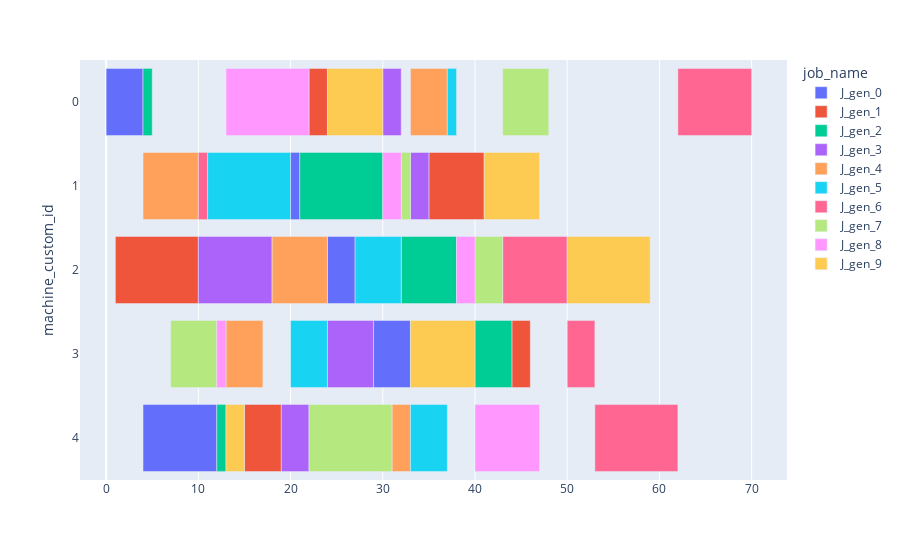

Here is the notebook cell this chart was saved with:
### Code cell
fig = dispatcher.draw_gantt_chart(use_custom_proc_station_id=True, sort_by_proc_station=True)

### Figure 1 — Plotly figure (JSON) as saved in the notebook; plotly's stock layout.template omitted (floating-point values rounded to 4 significant figures)
{"data": [{"alignmentgroup": "True", "base": [0, 20, 24, 29, 4], "hovertemplate": "job_name=J_gen_0<br>start_time=%{base}<br>end_time=%{x}<br>machine_custom_id=%{y}<extra></extra>", "legendgroup": "J_gen_0", "marker": {"color": "#636efa", "pattern": {"shape": ""}}, "name": "J_gen_0", "offsetgroup": "J_gen_0", "orientation": "h", "showlegend": true, "textposition": "auto", "type": "bar", "x": [4, 1, 3, 4, 8], "xaxis": "x", "y": [0, 1, 2, 3, 4], "yaxis": "y"}, {"alignmentgroup": "True", "base": [22, 35, 1, 44, 15], "hovertemplate": "job_name=J_gen_1<br>start_time=%{base}<br>end_time=%{x}<br>machine_custom_id=%{y}<extra></extra>", "legendgroup": "J_gen_1", "marker": {"color": "#EF553B", "pattern": {"shape": ""}}, "name": "J_gen_1", "offsetgroup": "J_gen_1", "orientation": "h", "showlegend": true, "textposition": "auto", "type": "bar", "x": [2, 6, 9, 2, 4], "xaxis": "x", "y": [0, 1, 2, 3, 4], "yaxis": "y"}, {"alignmentgroup": "True", "base": [4, 21, 32, 40, 12], "hovertemplate": "job_name=J_gen_2<br>start_time=%{base}<br>end_time=%{x}<br>machine_custom_id=%{y}<extra></extra>", "legendgroup": "J_gen_2", "marker": {"color": "#00cc96", "pattern": {"shape": ""}}, "name": "J_gen_2", "offsetgroup": "J_gen_2", "orientation": "h", "showlegend": true, "textposition": "auto", "type": "bar", "x": [1, 9, 6, 4, 1], "xaxis": "x", "y": [0, 1, 2, 3, 4], "yaxis": "y"}, {"alignmentgroup": "True", "base": [30, 33, 10, 24, 19], "hovertemplate": "job_name=J_gen_3<br>start_time=%{base}<br>end_time=%{x}<br>machine_custom_id=%{y}<extra></extra>", "legendgroup": "J_gen_3", "marker": {"color": "#ab63fa", "pattern": {"shape": ""}}, "name": "J_gen_3", "offsetgroup": "J_gen_3", "orientation": "h", "showlegend": true, "textposition": "auto", "type": "bar", "x": [2, 2, 8, 5, 3], "xaxis": "x", "y": [0, 1, 2, 3, 4], "yaxis": "y"}, {"alignmentgroup": "True", "base": [33, 4, 18, 13, 31], "hovertemplate": "job_name=J_gen_4<br>start_time=%{base}<br>end_time=%{x}<br>machine_custom_id=%{y}<extra></extra>", "legendgroup": "J_gen_4", "marker": {"color": "#FFA15A", "pattern": {"shape": ""}}, "name": "J_gen_4", "offsetgroup": "J_gen_4", "orientation": "h", "showlegend": true, "textposition": "auto", "type": "bar", "x": [4, 6, 6, 4, 2], "xaxis": "x", "y": [0, 1, 2, 3, 4], "yaxis": "y"}, {"alignmentgroup": "True", "base": [37, 11, 27, 20, 33], "hovertemplate": "job_name=J_gen_5<br>start_time=%{base}<br>end_time=%{x}<br>machine_custom_id=%{y}<extra></extra>", "legendgroup": "J_gen_5", "marker": {"color": "#19d3f3", "pattern": {"shape": ""}}, "name": "J_gen_5", "offsetgroup": "J_gen_5", "orientation": "h", "showlegend": true, "textposition": "auto", "type": "bar", "x": [1, 9, 5, 4, 4], "xaxis": "x", "y": [0, 1, 2, 3, 4], "yaxis": "y"}, {"alignmentgroup": "True", "base": [62, 10, 43, 50, 53], "hovertemplate": "job_name=J_gen_6<br>start_time=%{base}<br>end_time=%{x}<br>machine_custom_id=%{y}<extra></extra>", "legendgroup": "J_gen_6", "marker": {"color": "#FF6692", "pattern": {"shape": ""}}, "name": "J_gen_6", "offsetgroup": "J_gen_6", "orientation": "h", "showlegend": true, "textposition": "auto", "type": "bar", "x": [8, 1, 7, 3, 9], "xaxis": "x", "y": [0, 1, 2, 3, 4], "yaxis": "y"}, {"alignmentgroup": "True", "base": [43, 32, 40, 7, 22], "hovertemplate": "job_name=J_gen_7<br>start_time=%{base}<br>end_time=%{x}<br>machine_custom_id=%{y}<extra></extra>", "legendgroup": "J_gen_7", "marker": {"color": "#B6E880", "pattern": {"shape": ""}}, "name": "J_gen_7", "offsetgroup": "J_gen_7", "orientation": "h", "showlegend": true, "textposition": "auto", "type": "bar", "x": [5, 1, 3, 5, 9], "xaxis": "x", "y": [0, 1, 2, 3, 4], "yaxis": "y"}, {"alignmentgroup": "True", "base": [13, 30, 38, 12, 40], "hovertemplate": "job_name=J_gen_8<br>start_time=%{base}<br>end_time=%{x}<br>machine_custom_id=%{y}<extra></extra>", "legendgroup": "J_gen_8", "marker": {"color": "#FF97FF", "pattern": {"shape": ""}}, "name": "J_gen_8", "offsetgroup": "J_gen_8", "orientation": "h", "showlegend": true, "textposition": "auto", "type": "bar", "x": [9, 2, 2, 1, 7], "xaxis": "x", "y": [0, 1, 2, 3, 4], "yaxis": "y"}, {"alignmentgroup": "True", "base": [24, 41, 50, 33, 13], "hovertemplate": "job_name=J_gen_9<br>start_time=%{base}<br>end_time=%{x}<br>machine_custom_id=%{y}<extra></extra>", "legendgroup": "J_gen_9", "marker": {"color": "#FECB52", "pattern": {"shape": ""}}, "name": "J_gen_9", "offsetgroup": "J_gen_9", "orientation": "h", "showlegend": true, "textposition": "auto", "type": "bar", "x": [6, 6, 9, 7, 2], "xaxis": "x", "y": [0, 1, 2, 3, 4], "yaxis": "y"}], "layout": {"barmode": "overlay", "legend": {"title": {"text": "job_name"}, "tracegroupgap": 0}, "margin": {"t": 60}, "xaxis": {"anchor": "y", "domain": [0, 1], "type": "linear"}, "yaxis": {"anchor": "x", "autorange": "reversed", "domain": [0, 1], "title": {"text": "machine_custom_id"}, "type": "category"}}}
